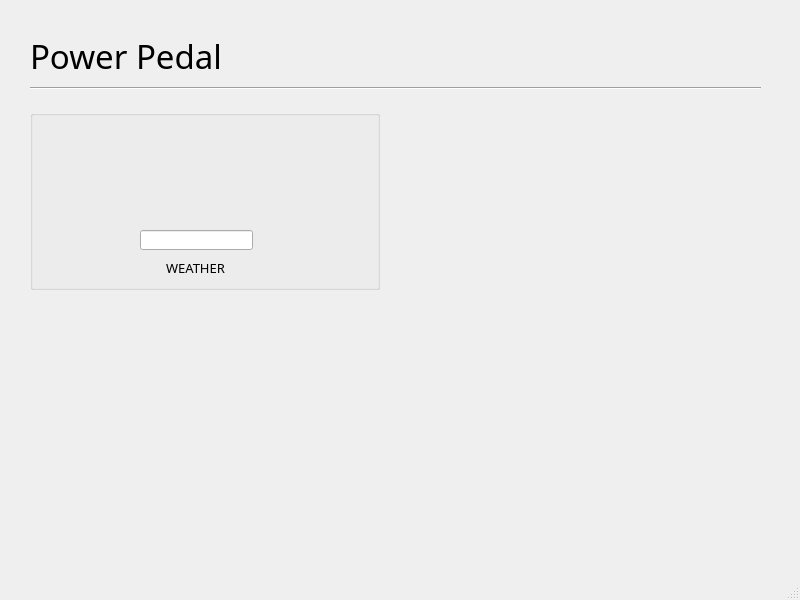
<?xml version="1.0" encoding="UTF-8"?>
<ui version="4.0">
 <class>MainWindow</class>
 <widget class="QMainWindow" name="MainWindow">
  <property name="geometry">
   <rect>
    <x>0</x>
    <y>0</y>
    <width>800</width>
    <height>600</height>
   </rect>
  </property>
  <property name="minimumSize">
   <size>
    <width>800</width>
    <height>600</height>
   </size>
  </property>
  <property name="maximumSize">
   <size>
    <width>800</width>
    <height>600</height>
   </size>
  </property>
  <property name="windowTitle">
   <string>MainWindow</string>
  </property>
  <property name="autoFillBackground">
   <bool>false</bool>
  </property>
  <widget class="QWidget" name="centralwidget">
   <widget class="QLabel" name="label">
    <property name="geometry">
     <rect>
      <x>30</x>
      <y>30</y>
      <width>241</width>
      <height>51</height>
     </rect>
    </property>
    <property name="font">
     <font>
      <family>Cooper Black</family>
      <pointsize>25</pointsize>
     </font>
    </property>
    <property name="text">
     <string>Power Pedal</string>
    </property>
    <property name="alignment">
     <set>Qt::AlignLeading|Qt::AlignLeft|Qt::AlignVCenter</set>
    </property>
   </widget>
   <widget class="Line" name="line">
    <property name="geometry">
     <rect>
      <x>30</x>
      <y>80</y>
      <width>731</width>
      <height>16</height>
     </rect>
    </property>
    <property name="orientation">
     <enum>Qt::Horizontal</enum>
    </property>
   </widget>
   <widget class="QGroupBox" name="groupBox">
    <property name="enabled">
     <bool>true</bool>
    </property>
    <property name="geometry">
     <rect>
      <x>30</x>
      <y>110</y>
      <width>350</width>
      <height>180</height>
     </rect>
    </property>
    <property name="title">
     <string/>
    </property>
    <widget class="QLabel" name="Title">
     <property name="geometry">
      <rect>
       <x>130</x>
       <y>150</y>
       <width>71</width>
       <height>16</height>
      </rect>
     </property>
     <property name="font">
      <font>
       <family>Cooper Black</family>
       <pointsize>10</pointsize>
      </font>
     </property>
     <property name="text">
      <string>WEATHER</string>
     </property>
     <property name="alignment">
      <set>Qt::AlignCenter</set>
     </property>
    </widget>
    <widget class="QLineEdit" name="lineEdit">
     <property name="geometry">
      <rect>
       <x>110</x>
       <y>120</y>
       <width>113</width>
       <height>20</height>
      </rect>
     </property>
    </widget>
   </widget>
  </widget>
  <widget class="QStatusBar" name="statusbar"/>
 </widget>
 <resources/>
 <connections/>
</ui>
